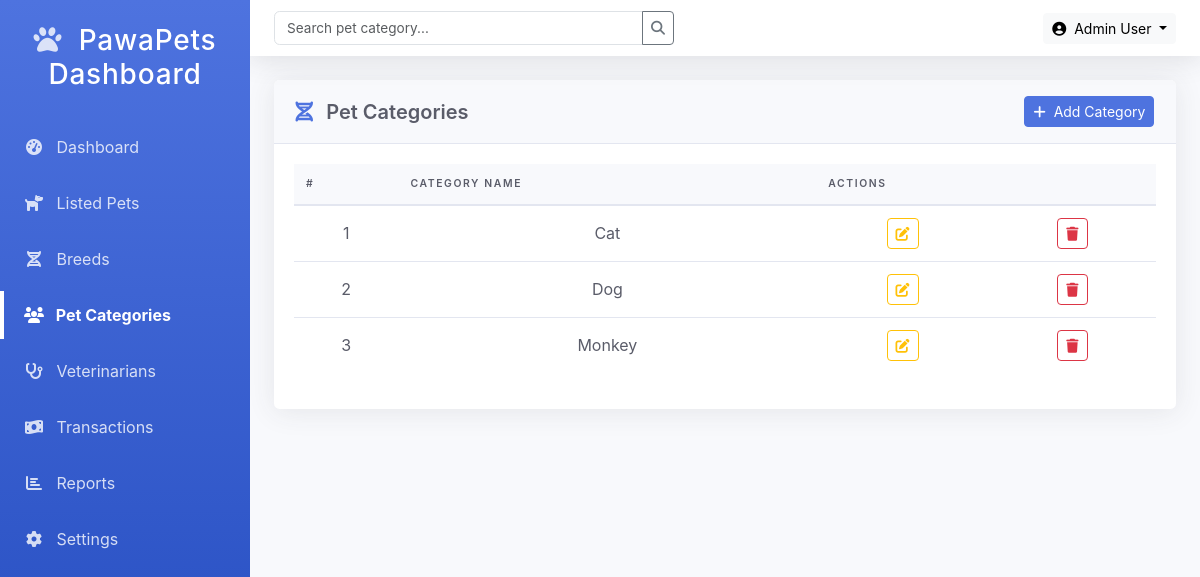
The app's page /Admin/listed-categories.php (signed in) with its own data.
### tables this page shows
CREATE TABLE `pet_category` (
  `category_id` int(11) NOT NULL,
  `category_title` varchar(100) NOT NULL,
  `created_at` timestamp NOT NULL DEFAULT current_timestamp() ON UPDATE current_timestamp()
);

### Admin/listed-categories.php (the view, shortened to what this page needs)
<?php
include("functions/functions.php");
$categories = $con->query("SELECT * FROM pet_category ORDER BY category_title ASC");
?>
<!DOCTYPE html>
<html lang="en">
<head>
    <link href="https://cdn.jsdelivr.net/npm/bootstrap@5.3.0/dist/css/bootstrap.min.css" rel="stylesheet">
    <link rel="stylesheet" href="https://cdnjs.cloudflare.com/ajax/libs/font-awesome/6.4.0/css/all.min.css">
</head>
<body>
    <div class="admin-container">
        <aside class="admin-sidebar">
            <div class="sidebar-brand">
                <h3><i class="fas fa-paw me-2"></i> PawaPets Dashboard</h3>
            </div>
            <ul class="sidebar-menu">
                <li><a href="dashboard.php"><i class="fas fa-tachometer-alt me-2"></i> Dashboard</a></li>
                <li><a href="listed-pets.php"><i class="fas fa-dog me-2"></i> Listed Pets</a></li>
                <li><a href="breeds.php"><i class="fas fa-dna me-2"></i> Breeds</a></li>
                <li class="active"><a href="listed-categories.php"><i class="fas fa-users me-2"></i> Pet Categories</a></li>
                <li><a href="vets.html"><i class="fas fa-stethoscope me-2"></i> Veterinarians</a></li>
                <li><a href="transactions.html"><i class="fas fa-money-bill-wave me-2"></i> Transactions</a></li>
                <li><a href="reports.html"><i class="fas fa-chart-bar me-2"></i> Reports</a></li>
                <li><a href="settings.html"><i class="fas fa-cog me-2"></i> Settings</a></li>
            </ul>
        </aside>
        <header class="admin-header">
            <div class="admin-search">
                <div class="input-group">
                    <input type="text" class="form-control form-control-sm" placeholder="Search pet category...">
                    <button class="btn btn-sm btn-outline-secondary" type="button">
                        <i class="fas fa-search"></i>
                    </button>
                </div>
            </div>
            <div class="admin-actions">
                <div class="dropdown">
                    <button class="btn btn-sm btn-light dropdown-toggle" data-bs-toggle="dropdown">
                        <i class="fas fa-user-circle me-1"></i> Admin User
                    </button>
                </div>
            </div>
        </header>
        <main class="admin-main">
            <div class="admin-card">
                <div class="card-header">
                    <h5 class="mb-0"><i class="fas fa-dna me-2"></i> Pet Categories</h5>
                    <div>
                        <button class="btn btn-sm btn-primary" data-bs-toggle="modal" data-bs-target="#addBreedModal">
                            <i class="fas fa-plus me-1"></i> Add Category
                        </button>
                    </div>
                </div>
                <div class="card-body">
                    <div class="table-responsive">
                        <table class="admin-table">
                            <thead>
                                <tr>
                                    <th>#</th>
                                    <th>Category Name</th>
                                    <th colspan="2">Actions</th>
                                </tr>
                            </thead>
                            <tbody>
                                <?php
                                $count = 0;
                                while($row = $categories->fetch_assoc()):
                                    $count++;
                                ?>
                                <tr class='text-center'>
                                    <td><?= $count ?></td>
                                    <td><?= htmlspecialchars($row['category_title']) ?></td>
                                    <td>
                                    <button class="btn btn-sm btn-outline-warning edit-category"
                                                data-id="<?= $row['category_id'] ?>"
                                                data-name="<?= htmlspecialchars($row['category_title']) ?>">
                                            <i class="fas fa-edit"></i>
                                        </button>
                                    </td>
                                    <td>
                                        <a href="?delete=<?= $row['category_id'] ?>"
                                           class="btn btn-sm btn-outline-danger"
                                           onclick="return confirm('Are you sure?')">
                                            <i class="fas fa-trash"></i>
                                        </a>
                                    </td>
                                </tr>
                                <?php endwhile; ?>
                            </tbody>
                        </table>
                    </div>
                </div>
            </div>
        </main>
    </div>
</body>
</html>

### Admin/listed-categories.php (style rules this page uses)
:root { --primary-color: #4e73df; --primary-hover: #2e59d9; --secondary-color: #858796; --success-color: #1cc88a; --info-color: #36b9cc; --warning-color: #f6c23e; --danger-color: #e74a3b; --light-color: #f8f9fc; --dark-color: #5a5c69; }
body { font-family: 'Nunito', -apple-system, BlinkMacSystemFont, 'Segoe UI', Roboto, 'Helvetica Neue', Arial, sans-serif; background-color: #f8f9fc; overflow-x: hidden; }
.admin-container { display: flex; min-height: 100vh; }
.admin-sidebar { width: 250px; background: linear-gradient(180deg, var(--primary-color) 0%, #224abe 100%); color: white; transition: all 0.3s; position: fixed; height: 100vh; z-index: 1000; }
.sidebar-brand { padding: 1.5rem 1rem; font-weight: 800; font-size: 1.2rem; text-align: center; letter-spacing: 0.05rem; z-index: 1; }
.sidebar-brand i { color: rgba(255, 255, 255, 0.8); }
.sidebar-menu { padding: 0; list-style: none; }
.sidebar-menu li { position: relative; margin-bottom: 0.5rem; }
.sidebar-menu li a { display: block; padding: 0.75rem 1.5rem; color: rgba(255, 255, 255, 0.8); text-decoration: none; transition: all 0.3s; }
.sidebar-menu li a i { width: 20px; text-align: center; }
.sidebar-menu li.active a { color: white; font-weight: 700; }
.sidebar-menu li.active::before { content: ""; position: absolute; left: 0; top: 0; height: 100%; width: 4px; background-color: white; }
.admin-header { height: 56px; background-color: white; box-shadow: 0 0.15rem 1.75rem 0 rgba(58, 59, 69, 0.15); padding: 0 1.5rem; display: flex; align-items: center; justify-content: space-between; position: fixed; top: 0; right: 0; left: 250px; z-index: 999; }
.admin-search { flex-grow: 1; max-width: 400px; }
.admin-main { flex: 1; padding: 1.5rem; margin-top: 56px; margin-left: 250px; min-height: calc(100vh - 56px); }
.admin-card { background-color: white; border-radius: 0.35rem; box-shadow: 0 0.15rem 1.75rem 0 rgba(58, 59, 69, 0.1); margin-bottom: 1.5rem; }
.card-header { padding: 1rem 1.35rem; background-color: #f8f9fc; border-bottom: 1px solid #e3e6f0; display: flex; align-items: center; justify-content: space-between; border-radius: 0.35rem 0.35rem 0 0 !important; }
.card-header h5 { margin: 0; font-weight: 600; color: var(--dark-color); }
.card-header h5 i { color: var(--primary-color); }
.card-body { padding: 1.25rem; }
.admin-table { width: 100%; margin-bottom: 1rem; color: var(--dark-color); }
.admin-table thead th { vertical-align: bottom; border-bottom: 2px solid #e3e6f0; padding: 0.75rem; background-color: #f8f9fc; font-weight: 600; text-transform: uppercase; font-size: 0.65rem; letter-spacing: 0.1rem; }
.admin-table tbody td { padding: 0.75rem; vertical-align: middle; border-top: 1px solid #e3e6f0; }
.btn-primary { background-color: var(--primary-color); border-color: var(--primary-color); }
.form-control, .form-select { border-radius: 0.35rem; padding: 0.375rem 0.75rem; font-size: 0.85rem; }

### records on screen
pet_category: category_title "Cat"
pet_category: category_title "Dog"
pet_category: category_title "Monkey"
